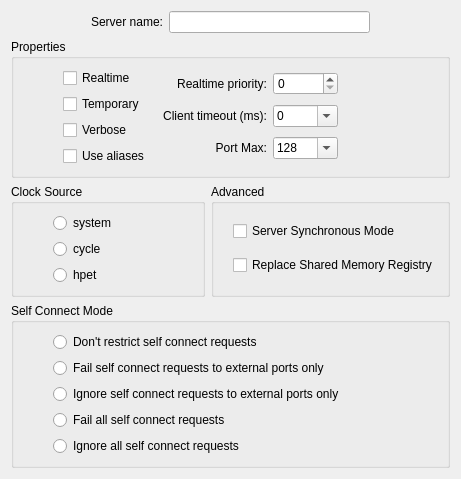
     <widget class="QWidget" name="engine">
      <attribute name="title">
       <string>Engine</string>
      </attribute>
      <layout class="QGridLayout" name="gridLayout_4">
       <item row="0" column="0" colspan="2">
        <layout class="QHBoxLayout" name="horizontalLayout">
         <item>
          <spacer name="horizontalSpacer_6">
           <property name="orientation">
            <enum>Qt::Horizontal</enum>
           </property>
           <property name="sizeType">
            <enum>QSizePolicy::Fixed</enum>
           </property>
           <property name="sizeHint" stdset="0">
            <size>
             <width>80</width>
             <height>20</height>
            </size>
           </property>
          </spacer>
         </item>
         <item>
          <widget class="QLabel" name="obj_server_name_label">
           <property name="toolTip">
            <string>Server name to use</string>
           </property>
           <property name="text">
            <string>Server name:</string>
           </property>
           <property name="alignment">
            <set>Qt::AlignRight|Qt::AlignTrailing|Qt::AlignVCenter</set>
           </property>
          </widget>
         </item>
         <item>
          <widget class="QLineEdit" name="obj_server_name">
           <property name="toolTip">
            <string>Server name to use</string>
           </property>
          </widget>
         </item>
         <item>
          <spacer name="horizontalSpacer_7">
           <property name="orientation">
            <enum>Qt::Horizontal</enum>
           </property>
           <property name="sizeType">
            <enum>QSizePolicy::Fixed</enum>
           </property>
           <property name="sizeHint" stdset="0">
            <size>
             <width>80</width>
             <height>20</height>
            </size>
           </property>
          </spacer>
         </item>
        </layout>
       </item>
       <item row="1" column="0" colspan="2">
        <widget class="QGroupBox" name="group_server_properties">
         <property name="title">
          <string>Properties</string>
         </property>
         <layout class="QHBoxLayout" name="horizontalLayout_5">
          <item>
           <spacer name="horizontalSpacer_11">
            <property name="orientation">
             <enum>Qt::Horizontal</enum>
            </property>
            <property name="sizeType">
             <enum>QSizePolicy::Fixed</enum>
            </property>
            <property name="sizeHint" stdset="0">
             <size>
              <width>40</width>
              <height>20</height>
             </size>
            </property>
           </spacer>
          </item>
          <item>
           <layout class="QVBoxLayout" name="verticalLayout_2">
            <item>
             <widget class="QCheckBox" name="obj_server_realtime">
              <property name="toolTip">
               <string>Whether to use realtime scheduling</string>
              </property>
              <property name="text">
               <string>Realtime</string>
              </property>
             </widget>
            </item>
            <item>
             <widget class="QCheckBox" name="obj_server_temporary">
              <property name="toolTip">
               <string>Exit once all clients have closed their connections</string>
              </property>
              <property name="text">
               <string>Temporary</string>
              </property>
             </widget>
            </item>
            <item>
             <widget class="QCheckBox" name="obj_server_verbose">
              <property name="toolTip">
               <string>Verbose mode</string>
              </property>
              <property name="text">
               <string>Verbose</string>
              </property>
             </widget>
            </item>
            <item>
             <widget class="QCheckBox" name="obj_server_alias">
              <property name="toolTip">
               <string>Use system port aliases instead of system:playback_*</string>
              </property>
              <property name="text">
               <string>Use aliases</string>
              </property>
             </widget>
            </item>
           </layout>
          </item>
          <item>
           <layout class="QGridLayout" name="gridLayout_11">
            <item row="0" column="0">
             <widget class="QLabel" name="label_23">
              <property name="toolTip">
               <string>Scheduler priority when running in realtime mode</string>
              </property>
              <property name="text">
               <string>Realtime priority:</string>
              </property>
              <property name="alignment">
               <set>Qt::AlignRight|Qt::AlignTrailing|Qt::AlignVCenter</set>
              </property>
             </widget>
            </item>
            <item row="0" column="1">
             <widget class="QSpinBox" name="obj_server_realtime_priority">
              <property name="toolTip">
               <string>Scheduler priority when running in realtime mode</string>
              </property>
             </widget>
            </item>
            <item row="1" column="0">
             <widget class="QLabel" name="label_25">
              <property name="toolTip">
               <string>Client timeout limit in milliseconds</string>
              </property>
              <property name="text">
               <string>Client timeout (ms):</string>
              </property>
              <property name="alignment">
               <set>Qt::AlignRight|Qt::AlignTrailing|Qt::AlignVCenter</set>
              </property>
             </widget>
            </item>
            <item row="1" column="1">
             <widget class="QComboBox" name="obj_server_client_timeout">
              <property name="toolTip">
               <string>Client timeout limit in milliseconds</string>
              </property>
              <property name="editable">
               <bool>true</bool>
              </property>
              <item>
               <property name="text">
                <string>0</string>
               </property>
              </item>
              <item>
               <property name="text">
                <string>200</string>
               </property>
              </item>
              <item>
               <property name="text">
                <string>500</string>
               </property>
              </item>
              <item>
               <property name="text">
                <string>1000</string>
               </property>
              </item>
              <item>
               <property name="text">
                <string>2000</string>
               </property>
              </item>
              <item>
               <property name="text">
                <string>5000</string>
               </property>
              </item>
              <item>
               <property name="text">
                <string>10000</string>
               </property>
              </item>
             </widget>
            </item>
            <item row="2" column="0">
             <widget class="QLabel" name="obj_server_port_max_label">
              <property name="toolTip">
               <string>Maximum number of ports</string>
              </property>
              <property name="text">
               <string>Port Max:</string>
              </property>
              <property name="alignment">
               <set>Qt::AlignRight|Qt::AlignTrailing|Qt::AlignVCenter</set>
              </property>
             </widget>
            </item>
            <item row="2" column="1">
             <widget class="QComboBox" name="obj_server_port_max">
              <property name="toolTip">
               <string>Maximum number of ports</string>
              </property>
              <property name="editable">
               <bool>true</bool>
              </property>
              <item>
               <property name="text">
                <string>128</string>
               </property>
              </item>
              <item>
               <property name="text">
                <string>256</string>
               </property>
              </item>
              <item>
               <property name="text">
                <string>512</string>
               </property>
              </item>
              <item>
               <property name="text">
                <string>1024</string>
               </property>
              </item>
              <item>
               <property name="text">
                <string>2048</string>
               </property>
              </item>
             </widget>
            </item>
           </layout>
          </item>
          <item>
           <spacer name="horizontalSpacer_12">
            <property name="orientation">
             <enum>Qt::Horizontal</enum>
            </property>
            <property name="sizeType">
             <enum>QSizePolicy::Fixed</enum>
            </property>
            <property name="sizeHint" stdset="0">
             <size>
              <width>100</width>
              <height>20</height>
             </size>
            </property>
           </spacer>
          </item>
         </layout>
        </widget>
       </item>
       <item row="2" column="0">
        <widget class="QGroupBox" name="obj_server_clock_source">
         <property name="title">
          <string>Clock Source</string>
         </property>
         <layout class="QGridLayout" name="gridLayout_13">
          <item row="3" column="1">
           <widget class="QRadioButton" name="obj_server_clock_source_hpet">
            <property name="text">
             <string>hpet</string>
            </property>
           </widget>
          </item>
          <item row="1" column="1">
           <widget class="QRadioButton" name="obj_server_clock_source_system">
            <property name="text">
             <string>system</string>
            </property>
           </widget>
          </item>
          <item row="2" column="1">
           <widget class="QRadioButton" name="obj_server_clock_source_cycle">
            <property name="text">
             <string>cycle</string>
            </property>
           </widget>
          </item>
          <item row="1" column="0">
           <spacer name="horizontalSpacer_8">
            <property name="orientation">
             <enum>Qt::Horizontal</enum>
            </property>
            <property name="sizeType">
             <enum>QSizePolicy::Fixed</enum>
            </property>
            <property name="sizeHint" stdset="0">
             <size>
              <width>30</width>
              <height>20</height>
             </size>
            </property>
           </spacer>
          </item>
         </layout>
        </widget>
       </item>
       <item row="2" column="1">
        <widget class="QGroupBox" name="group_server_advanced">
         <property name="title">
          <string>Advanced</string>
         </property>
         <layout class="QGridLayout" name="gridLayout_14">
          <item row="0" column="1">
           <widget class="QCheckBox" name="obj_server_sync">
            <property name="text">
             <string>Server Synchronous Mode</string>
            </property>
           </widget>
          </item>
          <item row="1" column="1">
           <widget class="QCheckBox" name="obj_server_replace_registry">
            <property name="text">
             <string>Replace Shared Memory Registry</string>
            </property>
           </widget>
          </item>
          <item row="0" column="0">
           <spacer name="horizontalSpacer_9">
            <property name="orientation">
             <enum>Qt::Horizontal</enum>
            </property>
            <property name="sizeType">
             <enum>QSizePolicy::Fixed</enum>
            </property>
            <property name="sizeHint" stdset="0">
             <size>
              <width>10</width>
              <height>20</height>
             </size>
            </property>
           </spacer>
          </item>
         </layout>
        </widget>
       </item>
       <item row="3" column="0" colspan="2">
        <widget class="QGroupBox" name="obj_server_self_connect_mode">
         <property name="title">
          <string>Self Connect Mode</string>
         </property>
         <layout class="QGridLayout" name="gridLayout_12">
          <item row="0" column="1">
           <widget class="QRadioButton" name="obj_server_self_connect_mode_0">
            <property name="text">
             <string>Don't restrict self connect requests</string>
            </property>
           </widget>
          </item>
          <item row="1" column="1">
           <widget class="QRadioButton" name="obj_server_self_connect_mode_1">
            <property name="text">
             <string>Fail self connect requests to external ports only</string>
            </property>
           </widget>
          </item>
          <item row="2" column="1">
           <widget class="QRadioButton" name="obj_server_self_connect_mode_2">
            <property name="text">
             <string>Ignore self connect requests to external ports only</string>
            </property>
           </widget>
          </item>
          <item row="3" column="1">
           <widget class="QRadioButton" name="obj_server_self_connect_mode_3">
            <property name="text">
             <string>Fail all self connect requests</string>
            </property>
           </widget>
          </item>
          <item row="4" column="1">
           <widget class="QRadioButton" name="obj_server_self_connect_mode_4">
            <property name="text">
             <string>Ignore all self connect requests</string>
            </property>
           </widget>
          </item>
          <item row="0" column="0">
           <spacer name="horizontalSpacer_5">
            <property name="orientation">
             <enum>Qt::Horizontal</enum>
            </property>
            <property name="sizeType">
             <enum>QSizePolicy::Fixed</enum>
            </property>
            <property name="sizeHint" stdset="0">
             <size>
              <width>30</width>
              <height>20</height>
             </size>
            </property>
           </spacer>
          </item>
         </layout>
        </widget>
       </item>
      </layout>
     </widget>
